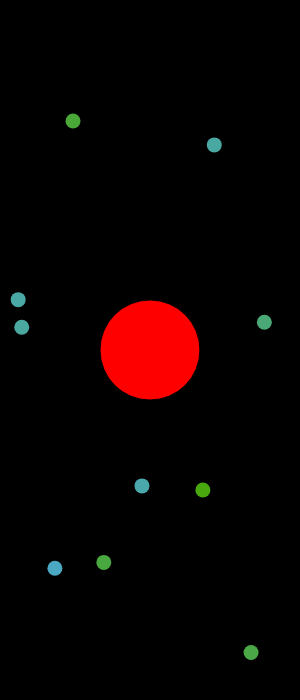
Frame 1 (no input)
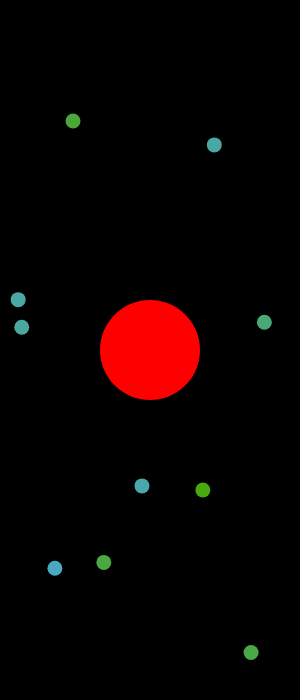
Frame 60 (no input)
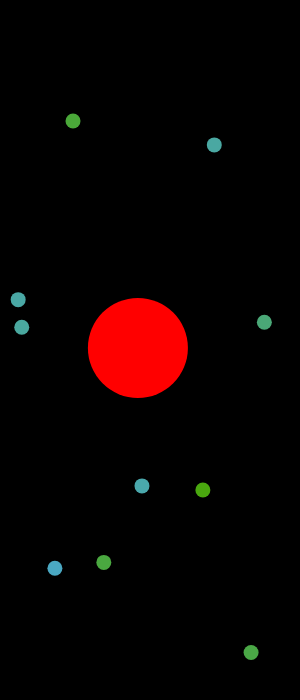
Frame 120 (the mouse pressed at the canvas centre since frame 60)

The p5.js sketch that drew these frames (run headless with seeded random() and noise() and a simulated clock; from frame 60 on, the mouse is pressed at the canvas centre):

// p5.js sketch
// ── sketch.js
var cx = 150;
var cy = 350;
var cr = 50;
var speed = 5;

let meteor = [];

function setup() {
  createCanvas(300, 700);

  for(let i = 0; i < 10; i++) {
  meteor[i] = new Meteor(random(0, 300),random(0, 700));
}
}

function draw() {
  background(0);
  fill(255,0,0);
  if (overCircle(cx,cy,cr)){
  cx = cx + random(-speed,speed);
  cy = cy + random(-speed,speed);
  }
  ellipse(cx,cy,cr*2,cr*2);

  for(let i=0; i < meteor.length; i++) {
    meteor[i].show();
    meteor[i].update();
  }
}

function overCircle(x,y,r){
  if (dist(x,y,mouseX,mouseY)<r){
    return true;
  } else {
    return false;
  }
}

// ── meteor.js
class Meteor {
  constructor(x, y) {
    this.pos = createVector(x, y);
    this.vel = createVector(0, 0);
    this.acc = createVector(0, 0);
    this.length = 15;
    this.r = 0;
    this.c = color(74, 168,random(0,216));
    this.mass = 10;
    this.opacity = 200;
    }

  show() {
    noStroke();
    fill(this.c);
    ellipse(this.pos.x, this.pos.y, this.length);
  }

  update() {

  }
}

// ── myplanet.js
class Myplanet{
  constructor(){

  }
  show(){
  }
  update(){
  }
}

// ── style.css
html, body {
  color: yellow;
  padding: 0;
}
canvas {
  margin: auto;
  display: block;
}
